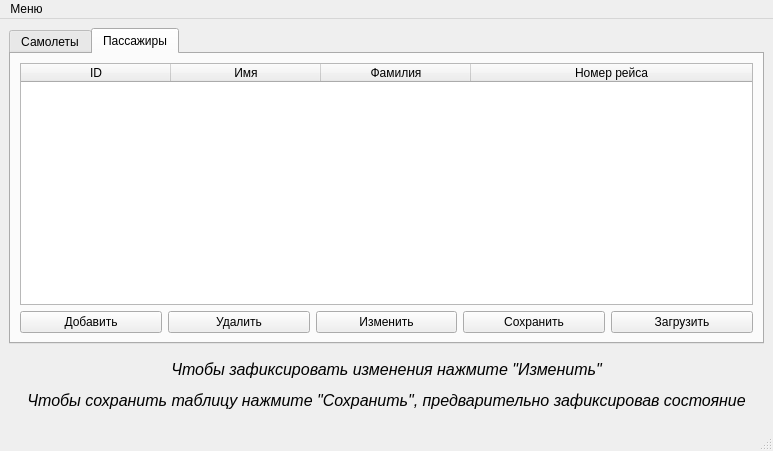
<?xml version="1.0" encoding="UTF-8"?>
<ui version="4.0">
 <class>MainWindow</class>
 <widget class="QMainWindow" name="MainWindow">
  <property name="geometry">
   <rect>
    <x>0</x>
    <y>0</y>
    <width>773</width>
    <height>451</height>
   </rect>
  </property>
  <property name="windowTitle">
   <string>MainWindow</string>
  </property>
  <widget class="QWidget" name="centralwidget">
   <layout class="QVBoxLayout" name="verticalLayout_2">
    <item>
     <widget class="QTabWidget" name="tabWidget">
      <property name="enabled">
       <bool>true</bool>
      </property>
      <property name="sizePolicy">
       <sizepolicy hsizetype="Ignored" vsizetype="Ignored">
        <horstretch>0</horstretch>
        <verstretch>0</verstretch>
       </sizepolicy>
      </property>
      <property name="mouseTracking">
       <bool>false</bool>
      </property>
      <property name="autoFillBackground">
       <bool>false</bool>
      </property>
      <property name="tabPosition">
       <enum>QTabWidget::TabPosition::North</enum>
      </property>
      <property name="currentIndex">
       <number>1</number>
      </property>
      <widget class="QWidget" name="tab">
       <attribute name="title">
        <string>Самолеты</string>
       </attribute>
       <layout class="QGridLayout" name="gridLayout_2">
        <item row="0" column="0" colspan="5">
         <widget class="QTableWidget" name="aircraftTable">
          <property name="sizePolicy">
           <sizepolicy hsizetype="Preferred" vsizetype="Ignored">
            <horstretch>0</horstretch>
            <verstretch>0</verstretch>
           </sizepolicy>
          </property>
          <property name="cursor" stdset="0">
           <cursorShape>ArrowCursor</cursorShape>
          </property>
          <property name="layoutDirection">
           <enum>Qt::LayoutDirection::LeftToRight</enum>
          </property>
          <property name="autoFillBackground">
           <bool>false</bool>
          </property>
          <property name="horizontalScrollBarPolicy">
           <enum>Qt::ScrollBarPolicy::ScrollBarAlwaysOff</enum>
          </property>
          <property name="iconSize">
           <size>
            <width>0</width>
            <height>0</height>
           </size>
          </property>
          <property name="sortingEnabled">
           <bool>false</bool>
          </property>
          <property name="columnCount">
           <number>4</number>
          </property>
          <attribute name="horizontalHeaderVisible">
           <bool>true</bool>
          </attribute>
          <attribute name="horizontalHeaderCascadingSectionResizes">
           <bool>false</bool>
          </attribute>
          <attribute name="horizontalHeaderMinimumSectionSize">
           <number>40</number>
          </attribute>
          <attribute name="horizontalHeaderDefaultSectionSize">
           <number>150</number>
          </attribute>
          <attribute name="horizontalHeaderHighlightSections">
           <bool>true</bool>
          </attribute>
          <attribute name="horizontalHeaderShowSortIndicator" stdset="0">
           <bool>false</bool>
          </attribute>
          <attribute name="horizontalHeaderStretchLastSection">
           <bool>true</bool>
          </attribute>
          <attribute name="verticalHeaderVisible">
           <bool>false</bool>
          </attribute>
          <column>
           <property name="text">
            <string>ID</string>
           </property>
          </column>
          <column>
           <property name="text">
            <string>Модель</string>
           </property>
          </column>
          <column>
           <property name="text">
            <string>Вместимость</string>
           </property>
          </column>
          <column>
           <property name="text">
            <string>Авиакомпания</string>
           </property>
          </column>
         </widget>
        </item>
        <item row="1" column="1">
         <widget class="QPushButton" name="btnDeleteAircraft">
          <property name="text">
           <string>Удалить</string>
          </property>
         </widget>
        </item>
        <item row="1" column="3">
         <widget class="QPushButton" name="btnSaveAircraft">
          <property name="text">
           <string>Сохранить</string>
          </property>
         </widget>
        </item>
        <item row="1" column="4">
         <widget class="QPushButton" name="btnLoadAircraft">
          <property name="text">
           <string>Загрузить</string>
          </property>
         </widget>
        </item>
        <item row="1" column="0">
         <widget class="QPushButton" name="btnAddAircraft">
          <property name="text">
           <string>Добавить</string>
          </property>
         </widget>
        </item>
        <item row="1" column="2">
         <widget class="QPushButton" name="btnEditAircraft">
          <property name="text">
           <string>Изменить</string>
          </property>
         </widget>
        </item>
       </layout>
      </widget>
      <widget class="QWidget" name="tab_2">
       <attribute name="title">
        <string>Пассажиры</string>
       </attribute>
       <layout class="QGridLayout" name="gridLayout">
        <item row="1" column="4">
         <widget class="QPushButton" name="btnLoadPassenger">
          <property name="text">
           <string>Загрузить</string>
          </property>
         </widget>
        </item>
        <item row="1" column="3">
         <widget class="QPushButton" name="btnSavePassenger">
          <property name="text">
           <string>Сохранить</string>
          </property>
         </widget>
        </item>
        <item row="1" column="1">
         <widget class="QPushButton" name="btnDeletePassenger">
          <property name="text">
           <string>Удалить</string>
          </property>
         </widget>
        </item>
        <item row="1" column="0">
         <widget class="QPushButton" name="btnAddPassenger">
          <property name="text">
           <string>Добавить</string>
          </property>
         </widget>
        </item>
        <item row="1" column="2">
         <widget class="QPushButton" name="btnEditPassenger">
          <property name="text">
           <string>Изменить</string>
          </property>
         </widget>
        </item>
        <item row="0" column="0" colspan="5">
         <widget class="QTableWidget" name="passengerTable">
          <property name="mouseTracking">
           <bool>false</bool>
          </property>
          <property name="tabletTracking">
           <bool>false</bool>
          </property>
          <property name="verticalScrollBarPolicy">
           <enum>Qt::ScrollBarPolicy::ScrollBarAsNeeded</enum>
          </property>
          <property name="horizontalScrollBarPolicy">
           <enum>Qt::ScrollBarPolicy::ScrollBarAlwaysOff</enum>
          </property>
          <property name="columnCount">
           <number>4</number>
          </property>
          <attribute name="horizontalHeaderDefaultSectionSize">
           <number>150</number>
          </attribute>
          <attribute name="horizontalHeaderStretchLastSection">
           <bool>true</bool>
          </attribute>
          <attribute name="verticalHeaderVisible">
           <bool>false</bool>
          </attribute>
          <column>
           <property name="text">
            <string>ID</string>
           </property>
          </column>
          <column>
           <property name="text">
            <string>Имя</string>
           </property>
          </column>
          <column>
           <property name="text">
            <string>Фамилия</string>
           </property>
          </column>
          <column>
           <property name="text">
            <string>Номер рейса</string>
           </property>
          </column>
         </widget>
        </item>
       </layout>
      </widget>
     </widget>
    </item>
    <item>
     <widget class="QLabel" name="label">
      <property name="enabled">
       <bool>true</bool>
      </property>
      <property name="minimumSize">
       <size>
        <width>755</width>
        <height>17</height>
       </size>
      </property>
      <property name="maximumSize">
       <size>
        <width>16777215</width>
        <height>70</height>
       </size>
      </property>
      <property name="text">
       <string>&lt;html&gt;&lt;head/&gt;&lt;body&gt;&lt;p align=&quot;center&quot;&gt;&lt;span style=&quot; font-size:12pt; font-style:italic;&quot;&gt;Чтобы зафиксировать изменения нажмите &amp;quot;Изменить&amp;quot;&lt;/span&gt;&lt;/p&gt;&lt;p align=&quot;center&quot;&gt;&lt;span style=&quot; font-size:12pt; font-style:italic;&quot;&gt;Чтобы сохранить таблицу нажмите &amp;quot;Сохранить&amp;quot;, предварительно зафиксировав состояние&lt;/span&gt;&lt;/p&gt;&lt;/body&gt;&lt;/html&gt;</string>
      </property>
     </widget>
    </item>
   </layout>
  </widget>
  <widget class="QMenuBar" name="menubar">
   <property name="geometry">
    <rect>
     <x>0</x>
     <y>0</y>
     <width>773</width>
     <height>22</height>
    </rect>
   </property>
   <widget class="QMenu" name="menuMenu">
    <property name="title">
     <string>Меню</string>
    </property>
   </widget>
   <addaction name="menuMenu"/>
  </widget>
  <widget class="QStatusBar" name="statusbar"/>
 </widget>
 <tabstops>
  <tabstop>aircraftTable</tabstop>
  <tabstop>passengerTable</tabstop>
  <tabstop>btnAddPassenger</tabstop>
  <tabstop>btnDeleteAircraft</tabstop>
  <tabstop>btnEditAircraft</tabstop>
  <tabstop>btnSaveAircraft</tabstop>
  <tabstop>btnLoadAircraft</tabstop>
  <tabstop>tabWidget</tabstop>
  <tabstop>btnDeletePassenger</tabstop>
  <tabstop>btnEditPassenger</tabstop>
  <tabstop>btnSavePassenger</tabstop>
  <tabstop>btnAddAircraft</tabstop>
  <tabstop>btnLoadPassenger</tabstop>
 </tabstops>
 <resources/>
 <connections/>
</ui>
